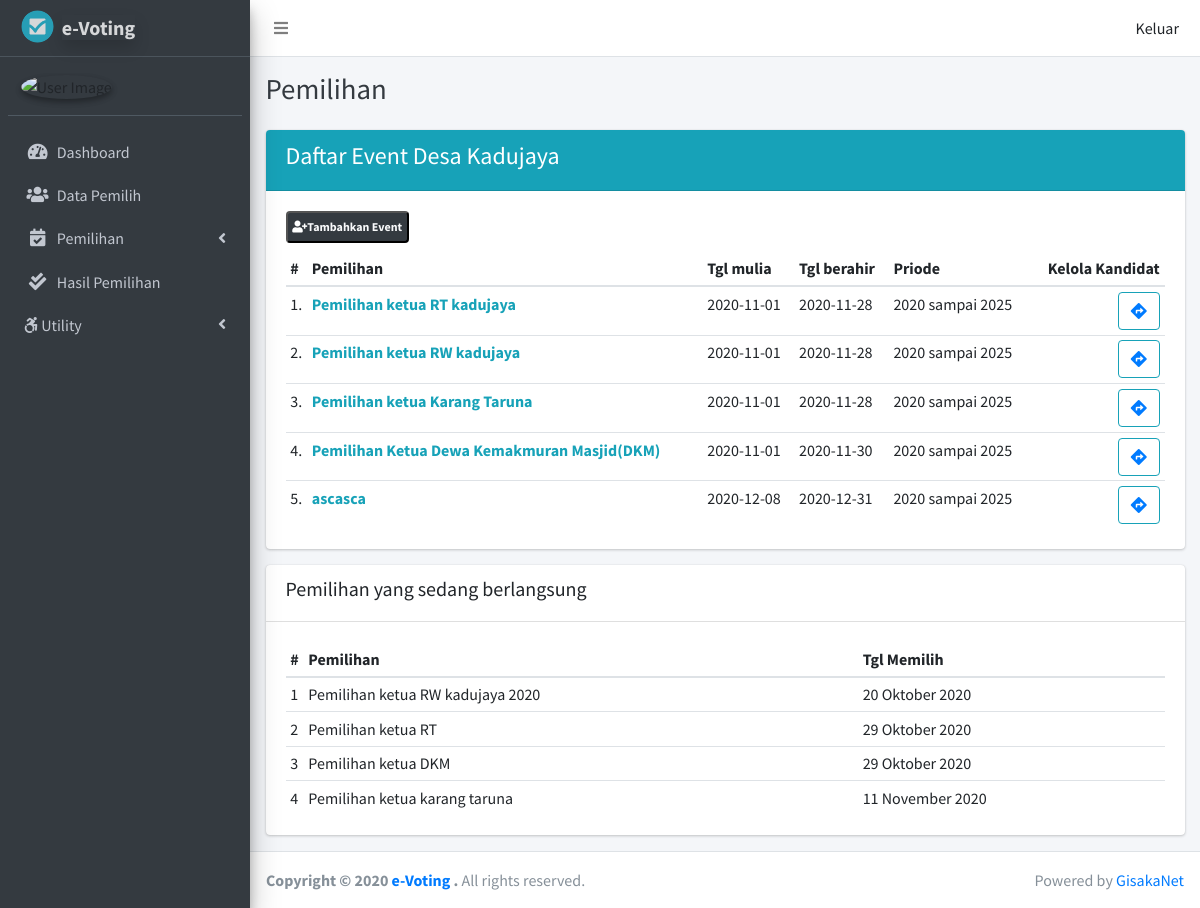
/index.php/event, run on the app's committed database.
### tables this page shows
CREATE TABLE `event` (
  `id_event` varchar(10) NOT NULL,
  `nama_event` varchar(200) NOT NULL,
  `tgl_mulai` date NOT NULL,
  `tgl_berahir` date NOT NULL,
  `priode` varchar(50) NOT NULL
);

### application/libraries/Template.php (called while the page is built)
<?php
Class Template{
    var $template=array();
    function set($name,$value)
    {
        $this->template[$name] = $value;
    }
    function load($tmp   =  ' ',  $view =  ' ', $view_data =  array(),  $return  =   FALSE)
    {
        $this->CI =& get_instance();
        $this->set('contents',$this->CI->load->view($view,$view_data,TRUE));
        return $this->CI->load->view($tmp,$this->template,$return);
    }
}

### application/controllers/Event.php (called while the page is built, shortened)
<?php
class Event  extends CI_Controller
{
    public function index()
    {
        $data['event'] = $this->event_m->getAll_event();
        $this->template->load('_layout/admin', 'event/index', $data);
    }
}

### index.php (called while the page is built, shortened)
<?php
require_once BASEPATH.'core/CodeIgniter.php';

### application/models/event_m.php (called while the page is built, shortened)
<?php
class event_m extends CI_Model
{
    public function getAll_event()
    {
        $query = $this->db->get('event')->result_array();
        return $query;
    }
}

### application/views/event/index.php (the view)
<div class="content-header">
    <div class="container">
        <div class="row mb-2">
            <div class="col-sm-6">
                <h1 class="m-0 text-dark"> Pemilihan</h1>
            </div>
            <div class="col-sm-6">
            </div>
        </div>
    </div>
</div>
<div class="content">
    <div class="container">
        <div class="row">
            <div class="col-lg-12">
                <div class="card">
                    <div class="card-header bg-info">
                        <h4>Daftar Event Desa Kadujaya</h4>
                    </div>
                    <div class="card-body">
                        <button class="badge badge-dark pb-2 pt-2"><i class="fa fa-user-plus"></i><a
                                href="<?= base_url('Event/tambah_event') ?>" class="text-light   ">Tambahkan
                                Event</a></button>
                        <table class="table table-sm mt-2">
                            <thead>
                                <tr>
                                    <th style="width: 10px">#</th>
                                    <th>Pemilihan</th>
                                    <th>Tgl mulia</th>
                                    <th>Tgl berahir</th>
                                    <th>Priode </th>
                                    <th class="text-right">Kelola Kandidat</th>
                                </tr>
                            </thead>
                            <tbody>
                                <?php $i = 1; ?>
                                <?php foreach ($event as $ev) :   ?>
                                <tr>
                                    <td><?= $i++; ?>.</td>
                                    <td><a href="#" class="text-info font-weight-bold"><?= $ev['nama_event']; ?></a>
                                    </td>
                                    <td><?= $ev['tgl_mulai']; ?></td>
                                    <td><?= $ev['tgl_berahir']; ?></td>
                                    <td><?= $ev['priode']; ?></td>
                                    <td><button class="btn btn-outline-info float-right"> <a
                                                href=" <?= base_url('event/kelola_kandidat/') . $ev['id_event'] ?>"><i
                                                    class="fas fa-directions"></i></a></button>
                                    </td>
                                </tr>
                                <?php endforeach; ?>
                            </tbody>
                        </table>
                    </div>
                </div>
            </div>
        </div>
        <div class="row">
            <div class="col-lg-12">
                <div class="card">
                    <div class="card-header">
                        <h5>Pemilihan yang sedang berlangsung</h5>
                    </div>
                    <div class="card-body">
                        <table class="table table-sm">
                            <thead>
                                <tr>
                                    <th style="width: 10px">#</th>
                                    <th>Pemilihan</th>
                                    <th>Tgl Memilih</th>
                                </tr>
                            </thead>
                            <tbody>
                                <tr>
                                    <td>1</td>
                                    <td>Pemilihan ketua RW kadujaya 2020</td>
                                    <td>20 Oktober 2020</td>
                                </tr>
                                <tr>
                                    <td>2</td>
                                    <td>Pemilihan ketua RT</td>
                                    <td>29 Oktober 2020</td>
                                </tr>
                                <tr>
                                    <td>3</td>
                                    <td>Pemilihan ketua DKM</td>
                                    <td>29 Oktober 2020</td>
                                <tr>
                                    <td>4</td>
                                    <td>Pemilihan ketua karang taruna</td>
                                    <td>11 November 2020</td>
                                </tr>
                            </tbody>
                        </table>
                    </div>
                </div>
            </div>
        </div>
    </div>
</div>

### data on the page
event: nama_event "Pemilihan ketua RT kadujaya", tgl_mulai "2020-11-01", tgl_berahir "2020-11-28", priode "2020 sampai 2025"
event: nama_event "Pemilihan ketua RW kadujaya", tgl_mulai "2020-11-01", tgl_berahir "2020-11-28", priode "2020 sampai 2025"
event: nama_event "Pemilihan ketua Karang Taruna", tgl_mulai "2020-11-01", tgl_berahir "2020-11-28", priode "2020 sampai 2025"
event: nama_event "Pemilihan Ketua Dewa Kemakmuran Masjid(DKM)", tgl_mulai "2020-11-01", tgl_berahir "2020-11-30", priode "2020 sampai 2025"
event: nama_event "ascasca", tgl_mulai "2020-12-08", tgl_berahir "2020-12-31", priode "2020 sampai 2025"
